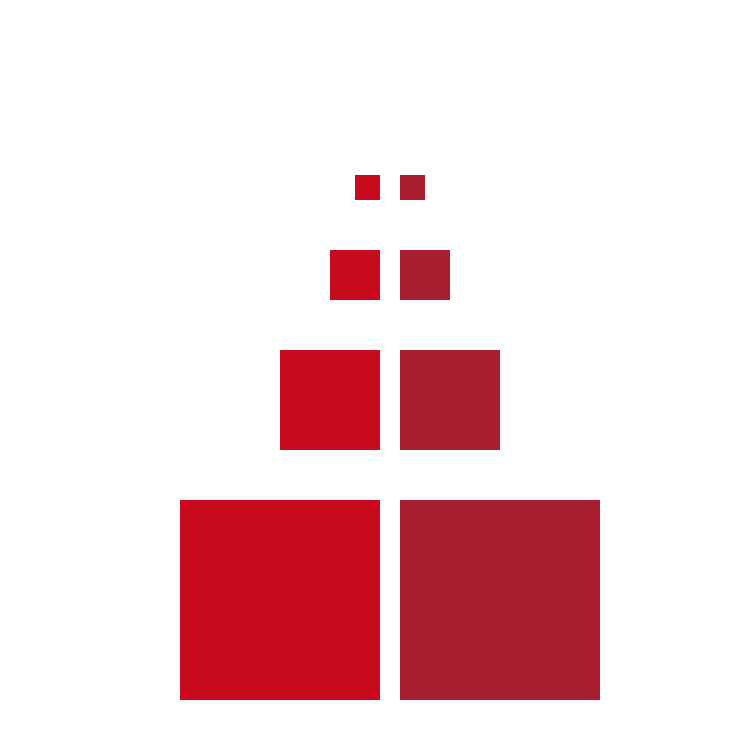
Frame 1 (no input)
Frame 60 (the mouse pressed at the canvas centre just before this capture): identical to frame 1, image omitted
Frame 120 (the mouse held since frame 60 and released just before this capture): identical to frame 1, image omitted

The Processing sketch that drew this single still picture (run headless with seeded random() and noise(); from frame 60 on, the mouse is pressed at the canvas centre):

// Processing sketch: processing_164524
// ── processing_164524.pde

void setup(){
// sets the canvas size to 750pi by 750pi  
  size(750,750);
// sets back ground color to a shade of black  
  background(255);
// sets frame rate to 60 frames per second  
  frameRate(60);
}
  void draw(){
    fill(200, 10, 30);
    noStroke();
    rect(180, 500, 200, 200);
    fill(200, 10, 30);
    noStroke();
    rect(280, 350, 100, 100);
    fill(200, 10, 30);
    noStroke();
    rect(330, 250, 50, 50);
    fill(200, 10, 30);
    noStroke();
    rect(355, 175, 25, 25);
   
    fill(170, 30, 50);
    noStroke();
    rect(400, 500, 200, 200);
    fill(170, 30, 50);
    noStroke();
    rect(400, 350, 100, 100);
    fill(170, 30, 50);
    noStroke();
    rect(400, 250, 50, 50);
    fill(170, 30, 50);
    noStroke();
    rect(400, 175, 25, 25);
  }
  
